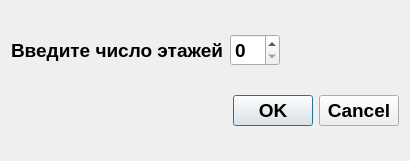
<?xml version="1.0" encoding="UTF-8"?>
<ui version="4.0">
 <class>FloorDialog</class>
 <widget class="QDialog" name="FloorDialog">
  <property name="geometry">
   <rect>
    <x>0</x>
    <y>0</y>
    <width>410</width>
    <height>161</height>
   </rect>
  </property>
  <property name="font">
   <font>
    <pointsize>14</pointsize>
    <weight>75</weight>
    <bold>true</bold>
   </font>
  </property>
  <property name="windowTitle">
   <string>Dialog</string>
  </property>
  <layout class="QVBoxLayout" name="verticalLayout">
   <item>
    <layout class="QHBoxLayout" name="horizontalLayout">
     <item>
      <widget class="QLabel" name="label">
       <property name="text">
        <string>Введите число этажей</string>
       </property>
      </widget>
     </item>
     <item>
      <widget class="QSpinBox" name="spinBox"/>
     </item>
     <item>
      <spacer name="horizontalSpacer">
       <property name="orientation">
        <enum>Qt::Horizontal</enum>
       </property>
       <property name="sizeHint" stdset="0">
        <size>
         <width>40</width>
         <height>20</height>
        </size>
       </property>
      </spacer>
     </item>
    </layout>
   </item>
   <item>
    <widget class="QDialogButtonBox" name="buttonBox">
     <property name="orientation">
      <enum>Qt::Horizontal</enum>
     </property>
     <property name="standardButtons">
      <set>QDialogButtonBox::Cancel|QDialogButtonBox::Ok</set>
     </property>
    </widget>
   </item>
  </layout>
 </widget>
 <resources/>
 <connections>
  <connection>
   <sender>buttonBox</sender>
   <signal>accepted()</signal>
   <receiver>FloorDialog</receiver>
   <slot>accept()</slot>
   <hints>
    <hint type="sourcelabel">
     <x>248</x>
     <y>254</y>
    </hint>
    <hint type="destinationlabel">
     <x>157</x>
     <y>274</y>
    </hint>
   </hints>
  </connection>
  <connection>
   <sender>buttonBox</sender>
   <signal>rejected()</signal>
   <receiver>FloorDialog</receiver>
   <slot>reject()</slot>
   <hints>
    <hint type="sourcelabel">
     <x>316</x>
     <y>260</y>
    </hint>
    <hint type="destinationlabel">
     <x>286</x>
     <y>274</y>
    </hint>
   </hints>
  </connection>
 </connections>
</ui>
